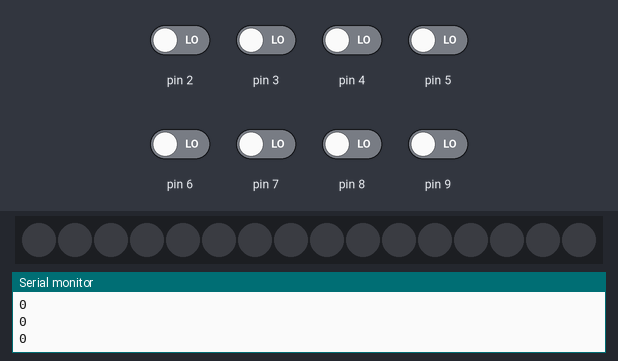
Simulated run of this sketch. Board: Arduino Uno, built with avr-gcc and run on an emulated ATmega328P. Shown: 16 RGB LEDs in strip order, left to right, the last lines printed to the serial monitor. Inputs (shaded band) come from the test bench; at power-on: pin 2–9 LOW. Dim RGB values are drawn brighter than linear; random numbers use the default seed unless the sketch sets one.

Above: at 1.2 s.
1.3 s: pin 6 driven HIGH
3.8 s: pin 2 driven HIGH
At 4.8 s:
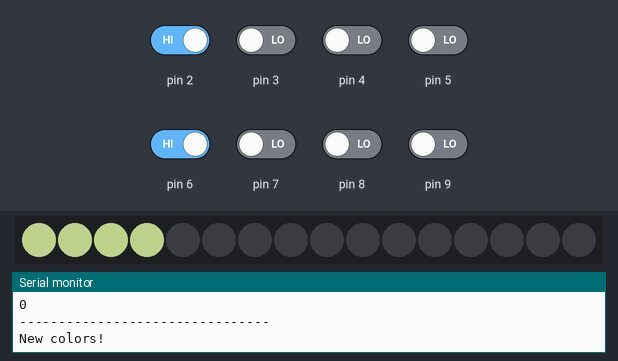
6.8 s: pin 3 driven HIGH
At 8.3 s:
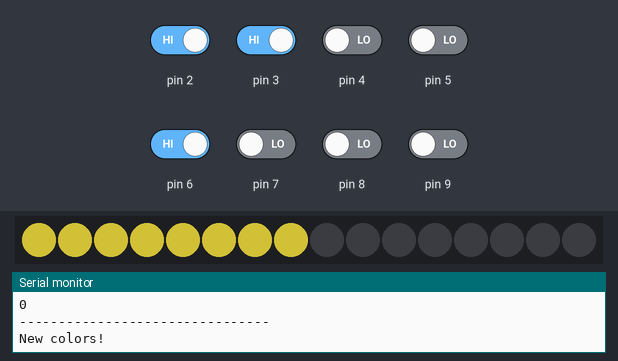
9.8 s: pin 4 driven HIGH
At 10.75 s:
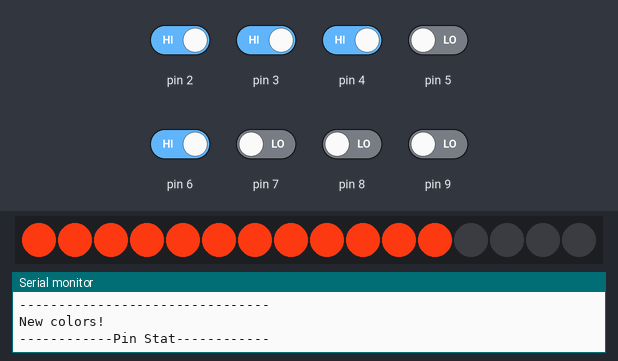
12.8 s: pin 5 driven HIGH
At 14.23 s:
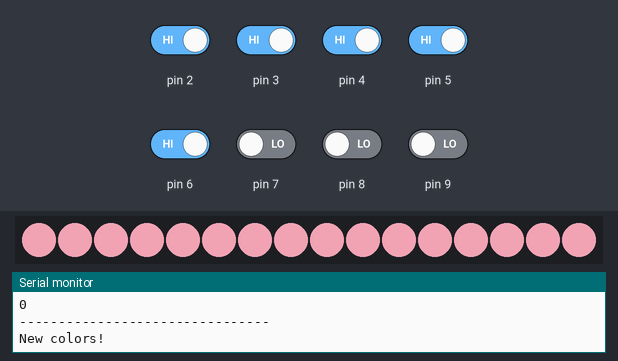
15.6 s: pin 3 driven LOW
At 17.09 s:
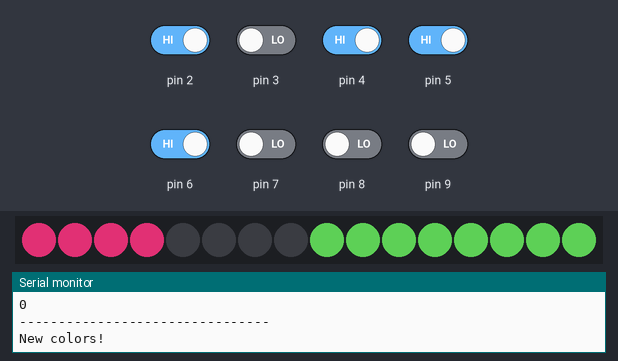
Timing chart, 0 to 18.6 s (numbered marks = the images above; inputs shaded):
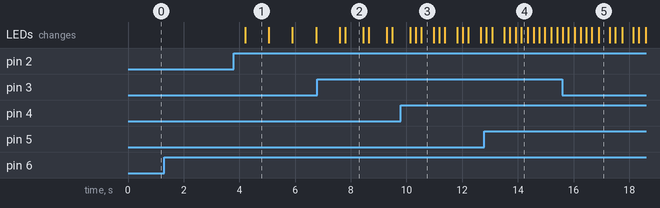

The sketch:

RFID-Reciver.ino
```cpp
//RFID-Reciver by Steffen Hildebrand
//===Variablen und Defines===
#include <Adafruit_NeoPixel.h>

//Pins
boolean state1;
boolean state2;
boolean state3;
boolean state4;
boolean state5;
boolean state6;
boolean state7;
boolean state8;

//segments
int segmentStart1 = 0;
int segmentStart2 = 4;
int segmentStart3 = 8;
int segmentStart4 = 12;
int segmentFullCount = 15;

//efects
int randomR;
int randomG;
int randomB;
int standartDelay = 50;

//adafruit
Adafruit_NeoPixel strip = Adafruit_NeoPixel(segmentFullCount+1, 13, NEO_GRB + NEO_KHZ800);

void setup() {
  Serial.begin(9600);
  strip.begin();
  strip.show();

  pinMode(2, INPUT);
  pinMode(3, INPUT);
  pinMode(4, INPUT);
  pinMode(5, INPUT);
  pinMode(6, INPUT);
  pinMode(7, INPUT);
  pinMode(8, INPUT);
  pinMode(9, INPUT);
}

void loop() {
  pinCheck();
  effectSelector();
}

void randomGen () {
  Serial.println("New colors!");
  randomR = random(0, 255);
  randomG = random(0, 255);
  randomB = random(0, 255);
}


//===funtions===
void pinCheck() {
  state1 = digitalRead(2);
  state2 = digitalRead(3);
  state3 = digitalRead(4);
  state4 = digitalRead(5);
  state5 = digitalRead(6);
  state6 = digitalRead(7);
  state7 = digitalRead(8);
  state8 = digitalRead(9);

  Serial.println("------------Pin Stat------------");
  //segment
  Serial.println(state1);
  Serial.println(state2);
  Serial.println(state3);
  Serial.println(state4);
  //effects
  Serial.println(state5);
  Serial.println(state6);
  Serial.println(state7);
  Serial.println(state8);
  Serial.println("--------------------------------");
}
void effectSelector() {
  if (state5) effectOne();
  else if (state6) effectTwo();
  else if (state7) effectThree();
  else if (state8) effectFour();
}
void effectOne() {
  randomGen();
  if (state1) {
      for (int i=segmentStart1; i <= segmentStart2-1; i++){
        strip.setPixelColor(i, randomR, randomG, randomB);
        delay(standartDelay);
    }
    strip.show();
  }
  else {
      for (int i=segmentStart1; i <= segmentStart2-1; i++){
        strip.setPixelColor(i, 0, 0, 0);
        delay(standartDelay);
    }
    strip.show();
  }

  if (state2) {
      for (int i=segmentStart2; i <= segmentStart3-1; i++){
       strip.setPixelColor(i, randomR, randomG, randomB);
       delay(standartDelay);
    }
    strip.show();
  }
  else {
      for (int i=segmentStart2; i <= segmentStart3-1; i++){
        strip.setPixelColor(i, 0, 0, 0);
        delay(standartDelay);
    }
    strip.show();
  }

  if (state3) {
      for (int i=segmentStart3; i <= segmentStart4-1; i++){
        strip.setPixelColor(i, randomR, randomG, randomB);
        delay(standartDelay);
    }
    strip.show();
  }
  else {
      for (int i=segmentStart3; i <= segmentStart4-1; i++){
        strip.setPixelColor(i, 0, 0, 0);
        delay(standartDelay);
    }
    strip.show();
  }

  if (state4) {
      for (int i=segmentStart4; i <= segmentFullCount; i++){
       strip.setPixelColor(i, randomR, randomG, randomB);
       delay(standartDelay);
    }
    strip.show();
  }
  else {
      for (int i=segmentStart4; i <= segmentFullCount; i++){
        strip.setPixelColor(i, 0, 0, 0);
        delay(standartDelay);
    }
    strip.show();
  }
}

void effectTwo() {
  randomGen();
  if (state1) {
      for (int i=segmentStart1; i <= segmentStart2-1; i++){
        strip.setPixelColor(i, randomR, randomG, randomB);
        strip.show();
        delay(standartDelay);
    }
  }
  else {
      for (int i=segmentStart1; i <= segmentStart2-1; i++){
        strip.setPixelColor(i, 0, 0, 0);
        strip.show();
        delay(standartDelay);
    }
  }

  if (state2) {
      for (int i=segmentStart2; i <= segmentStart3-1; i++){
       strip.setPixelColor(i, randomR, randomG, randomB);
       strip.show();
       delay(standartDelay);
    }
  }
  else {
      for (int i=segmentStart2; i <= segmentStart3-1; i++){
        strip.setPixelColor(i, 0, 0, 0);
        strip.show();
        delay(standartDelay);
    }
  }

  if (state3) {
      for (int i=segmentStart3; i <= segmentStart4-1; i++){
        strip.setPixelColor(i, randomR, randomG, randomB);
        strip.show();
        delay(standartDelay);
    }
  }
  else {
      for (int i=segmentStart3; i <= segmentStart4-1; i++){
        strip.setPixelColor(i, 0, 0, 0);
        strip.show();
        delay(standartDelay);
    }
  }

  if (state4) {
      for (int i=segmentStart4; i <= segmentFullCount; i++){
       strip.setPixelColor(i, randomR, randomG, randomB);
       strip.show();
       delay(standartDelay);
    }
  }
  else {
      for (int i=segmentStart4; i <= segmentFullCount; i++){
        strip.setPixelColor(i, 0, 0, 0);
        strip.show();
        delay(standartDelay);
    }
  }
}

void effectThree() {

}


void effectFour() {

}
```

Measured:
- after the input at 3.8 s, the LEDs: change after 0.42 s (image 1)
- what the display in image 1 shows lasts 0.9 s, from 4.2 s to 5.1 s
- what the display in image 2 shows lasts 0.6 s, from 7.8 s to 8.4 s
- what the display in image 3 shows lasts 0.5 s, from 10.5 s to 11.0 s
